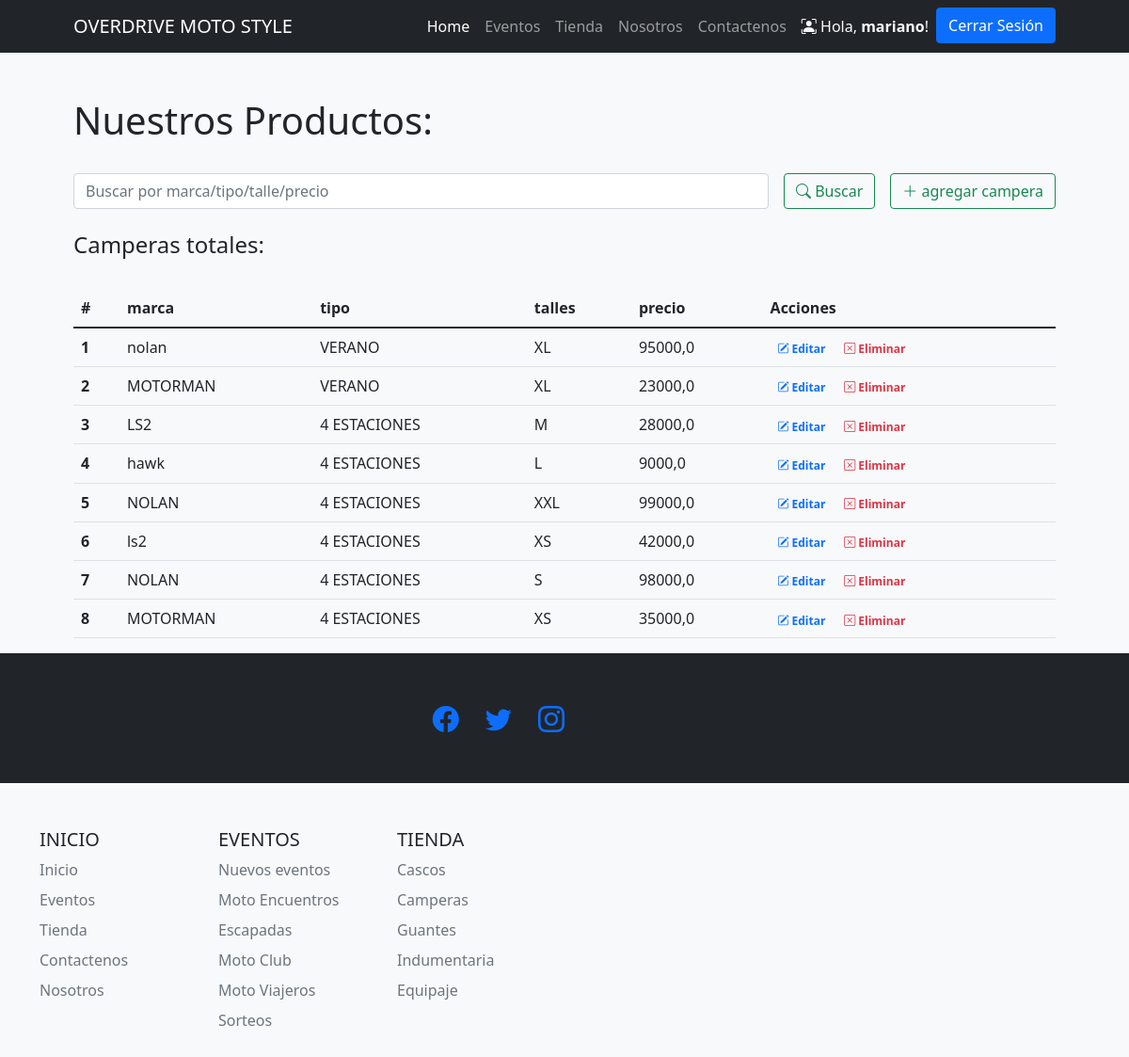
The page /tiendaapp/camperas/ (signed in) on the database its author committed.
### tiendaapp/models.py (models this page shows)
class campera(models.Model):
    marca = models.CharField("Marca", max_length=30)
    tipo = models.CharField("Tipo", max_length=30)
    talle = models.CharField("Tipo", max_length=6)
    precio = models.FloatField ("Precio $")

### tiendaapp/views.py (the view, shortened to what this page needs)
# urls.py: path('camperas/', camperas, name = 'camperas'),
@login_required
def camperas (request):
    camperas = campera.objects.all()
    return render(request, 'tiendaapp/camperas.html', {"camperas":camperas, "search":False})

### tiendaapp/templates/tiendaapp/camperas.html (shortened to what this page needs)
{% extends 'tiendaapp/base.html' %}
{% load static %}
{% block contenidoPagina %}
<section class="bg-light py-5">
    <div class="container px-5">
        <h1>Nuestros Productos:</h1>
        <br>
        <div class="row gx-5 justify-content-center">
            <div class="col-lg-12">
                <form class="d-flex my-2 my-lg-0" action="" method="post">
                    <input class="flex-grow-0 form-control mr-sm-2" type="search" name="search" placeholder="Buscar por marca/tipo/talle/precio" aria-label="Search">
                    <button class="btn btn-outline-success text-nowrap ms-3 my-2 my-sm-0" type="submit"> <i class="bi bi-search"></i> Buscar</button>
                    {% if user.is_staff %}
                        <a class="btn btn-outline-success text-nowrap ms-3 my-2 my-sm-0" href="{% url 'crear_campera' %}"> <i class="bi bi-plus-lg"></i> agregar campera</a>
                    {% endif %}
                    </form>
            </div>
        </div>
        <br>
        <h4>Camperas
            {% if search %}
                para "{{busqueda}}":
            {% else %}
                totales:
            {% endif %}
        </h4>
        <br>
        <div class="row gx-5 justify-content-center">
            <div class="col-lg-20 table-responsive">
                <table class="table table-theme">
                    <thead>
                        <tr>
                            <th scope="col">#</th>
                            <th scope="col">marca</th>
                            <th scope="col">tipo</th>
                            <th scope="col">talles</th>
                            <th scope="col">precio</th>
                            {% if user.is_staff %}
                                <th scope="col">Acciones</th>
                            {% endif %}
                        </tr>
                    </thead>
                    <tbody>
                        {% for campera in camperas %}
                            <tr>
                                <th scope="row">{{forloop.counter}}</th>
                                <td>{{campera.marca}}</td>
                                <td>{{campera.tipo}}</td>
                                <td>{{campera.talle}}</td>
                                <td>{{campera.precio}}</td>
                                <td>
                                    {% if user.is_staff %}
                                        <a href="{% url 'editar_campera' campera.id %}" class="text-primary badge badge-primary text-decoration-none"> <i class="bi bi-pencil-square"></i> Editar</a>
                                        <a href="{% url 'eliminar_campera' campera.id %}" class="text-danger badge badge-danger text-decoration-none"> <i class="bi bi-x-square"></i> Eliminar</a>
                                    {% endif %}
                                </td>
                            </tr>
                        {% endfor %}
                    </tbody>
                </table>
            </div>
        </div>
    </div>
{% endblock %}

### tiendaapp/templates/tiendaapp/base.html (shortened to what this page needs)
{% load static %}
<!DOCTYPE html>
<html lang="es-la">
    <head>
        <link rel="stylesheet" href="https://cdn.jsdelivr.net/npm/bootstrap-icons@1.8.3/font/bootstrap-icons.css">
        <link href="{% static 'css/styles.css'%}" rel="stylesheet" />
    </head>
    <body>
        <nav class="navbar navbar-expand-lg navbar-dark bg-dark">
            <div class="container px-5">
                <a class="navbar-brand" href="{% url 'index' %}">OVERDRIVE MOTO STYLE</a>
               <div class="collapse navbar-collapse" id="navbarSupportedContent">
                    <ul class="navbar-nav ms-auto mb-2 mb-lg-0">
                        <li class="nav-item"><a class="nav-link active" aria-current="page" href="{% url 'index' %}">Home</a></li>
                        <li class="nav-item"><a class="nav-link" href="{% url 'eventos' %}">Eventos</a></li>
                        <li class="nav-item"><a class="nav-link" href="{% url 'tienda' %}">Tienda</a></li>
                        <li class="nav-item"><a class="nav-link" href="{% url 'nosotros' %}">Nosotros</a></li>
                        <li class="nav-item"><a class="nav-link" href="{% url 'contacto' %}">Contactenos</a></li>
                        {% if user.is_authenticated %}
                            <li class="nav-item"><p class="text-light my-2 mx-2"><i class="bi bi-person-bounding-box"></i> Hola, <b>{{user.username}}</b>!</p></li>
                            <li class="nav-item"><a class="btn btn-primary" href="{% url 'logout' %}">Cerrar Sesión</a></li>
                        {% else %}
                            <li class="nav-item"><a class="btn btn-primary mx-2" href="{% url 'login' %}">Iniciar Sesión</a></li>
                            <li class="nav-item"><a class="btn btn-outline-primary" href="{% url 'register' %}">Registrarse</a></li>
                        {% endif %}
                    </ul>
                </div>
            </div>
        </nav>
        {% block contenidoPagina %}
        {% endblock %}
        <footer class="py-5 bg-dark">
            <div class="container px-4 px-lg-5">
                <div class="col-lg-6 h-100 text-center text-lg-end my-auto">
                    <ul class="list-inline mb-0">
                        <li class="list-inline-item me-4">
                            <a href="#!"><i class="bi-facebook fs-3"></i></a>
                        </li>
                        <li class="list-inline-item me-4">
                            <a href="#!"><i class="bi-twitter fs-3"></i></a>
                        </li>
                        <li class="list-inline-item">
                            <a href="#!"><i class="bi-instagram fs-3"></i></a>
                        </li>
                    </ul>
                </div>
        </footer>
    </body>
</html>
</html>
    </body>
        <div class="container">
            <footer class="py-5">
            <div class="row">
                <div class="col-6 col-md-2 mb-3">
                <h5>INICIO</h5>
                <ul class="nav flex-column">
                    <li class="nav-item mb-2"><a href="#" class="nav-link p-0 text-muted">Inicio</a></li>
                    <li class="nav-item mb-2"><a href="#" class="nav-link p-0 text-muted">Eventos</a></li>
                    <li class="nav-item mb-2"><a href="#" class="nav-link p-0 text-muted">Tienda</a></li>
                    <li class="nav-item mb-2"><a href="#" class="nav-link p-0 text-muted">Contactenos</a></li>
                    <li class="nav-item mb-2"><a href="#" class="nav-link p-0 text-muted">Nosotros</a></li>
                </ul>
                </div>
                <div class="col-6 col-md-2 mb-3">
                <h5>EVENTOS</h5>
                <ul class="nav flex-column">
                    <li class="nav-item mb-2"><a href="#" class="nav-link p-0 text-muted">Nuevos eventos</a></li>
                    <li class="nav-item mb-2"><a href="#" class="nav-link p-0 text-muted">Moto Encuentros</a></li>
                    <li class="nav-item mb-2"><a href="#" class="nav-link p-0 text-muted">Escapadas</a></li>
                    <li class="nav-item mb-2"><a href="#" class="nav-link p-0 text-muted">Moto Club</a></li>
                    <li class="nav-item mb-2"><a href="#" class="nav-link p-0 text-muted">Moto Viajeros</a></li>
                    <li class="nav-item mb-2"><a href="#" class="nav-link p-0 text-muted">Sorteos</a></li>
                </ul>
                </div>
                <div class="col-6 col-md-2 mb-3">
                <h5>TIENDA</h5>
                <ul class="nav flex-column">
                    <li class="nav-item mb-2"><a href="#" class="nav-link p-0 text-muted">Cascos</a></li>
                    <li class="nav-item mb-2"><a href="#" class="nav-link p-0 text-muted">Camperas</a></li>
                    <li class="nav-item mb-2"><a href="#" class="nav-link p-0 text-muted">Guantes</a></li>
                    <li class="nav-item mb-2"><a href="#" class="nav-link p-0 text-muted">Indumentaria</a></li>
                    <li class="nav-item mb-2"><a href="#" class="nav-link p-0 text-muted">Equipaje</a></li>
                </ul>
                </div>
        </div>
    </body>
</html>

### rows shown on the page
campera: marca "nolan", tipo "VERANO", talle "XL", precio "95000,0"
campera: marca "MOTORMAN", tipo "VERANO", talle "XL", precio "23000,0"
campera: marca "LS2", tipo "4 ESTACIONES", talle "M", precio "28000,0"
campera: marca "hawk", tipo "4 ESTACIONES", talle "L", precio "9000,0"
campera: marca "NOLAN", tipo "4 ESTACIONES", talle "XXL", precio "99000,0"
campera: marca "ls2", tipo "4 ESTACIONES", talle "XS", precio "42000,0"
campera: marca "NOLAN", tipo "4 ESTACIONES", talle "S", precio "98000,0"
campera: marca "MOTORMAN", tipo "4 ESTACIONES", talle "XS", precio "35000,0"

### other values the page prints
{{ user.username }} "mariano"
